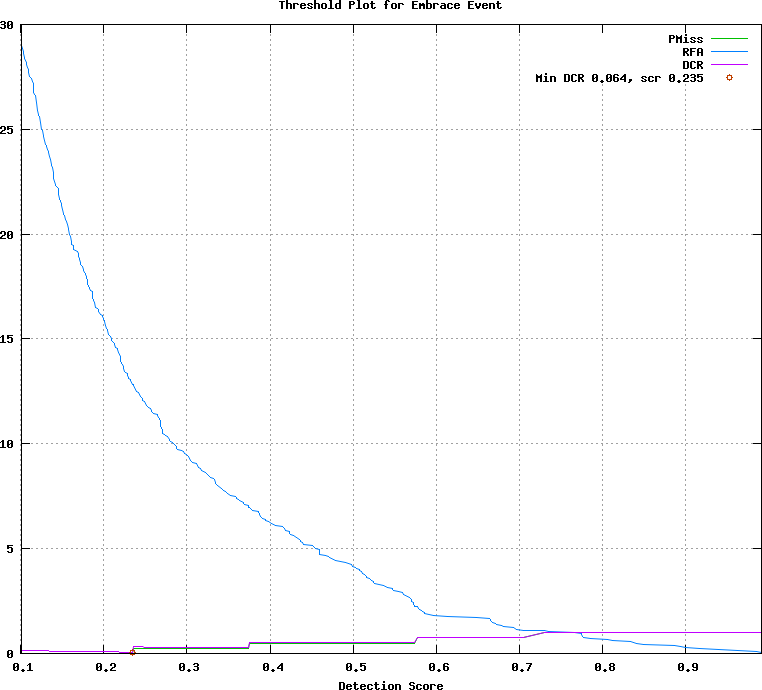

gnuplot code for this plot:
## GNUPLOT command file
set terminal postscript color
set style data lines
set title 'Threshold Plot for Embrace Event'
set xlabel 'Detection Score'
set grid
set size ratio 0.85
plot [0.101000:0.991000]  \
  'test.det.Embrace_Event.dat.1' using 1:4 title 'PMiss' with lines lt 2, \
  'test.det.Embrace_Event.dat.1' using 1:5 title 'RFA' with lines lt 3, \
  'test.det.Embrace_Event.dat.1' using 1:6 title 'DCR' with lines lt 4, \
  'test.det.Embrace_Event.dat.2' using 1:2 title 'Min DCR 0.064, scr 0.235' with points lt 6
